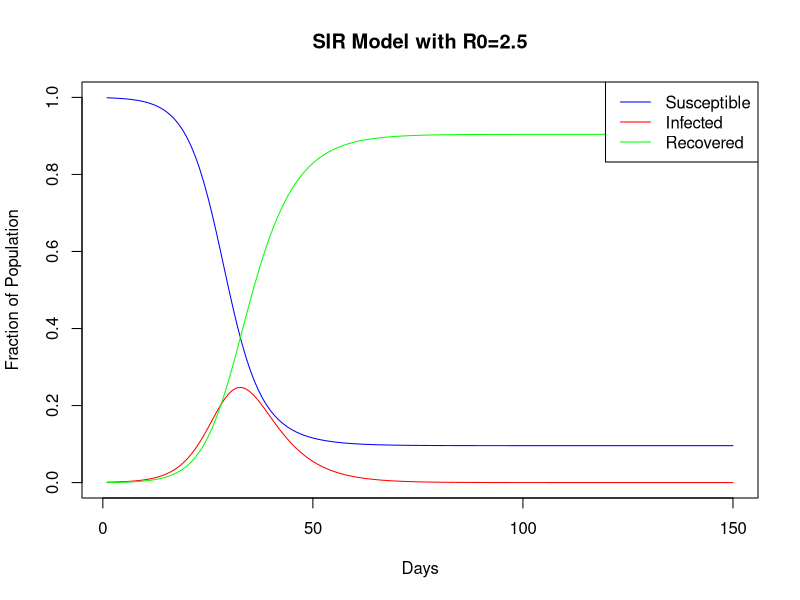

Recreate this plot in R.
# implement an SIR model given an initial susceptible population,
# the infection rate, the recovery rate, and the number of days
# to run the model
sir <- function(s0, i0, r0, beta, gamma, days) {
  # initialize the vectors
  s <- numeric(days)
  i <- numeric(days)
  r <- numeric(days)
  # set the initial values
  s[1] <- s0
  i[1] <- i0
  r[1] <- r0
  # run the model
  for (t in 2:days) {
    s[t] <- s[t-1] - beta * s[t-1] * i[t-1]
    i[t] <- i[t-1] + beta * s[t-1] * i[t-1] - gamma * i[t-1]
    r[t] <- r[t-1] + gamma * i[t-1]
  }
  # return the results
  total <- s0 + i0 + r0
  return(list(s=s/total, i=i/total, r=r/total))
}

# write a function to plot the results
plot_sir <- function(sir, title) {
  # plot the results
  plot(sir$s, type="l", col="blue", ylim=c(0,1), xlab="Days", ylab="Fraction of Population", main=title)
  lines(sir$i, col="red")
  lines(sir$r, col="green")
  legend("topright", c("Susceptible", "Infected", "Recovered"), col=c("blue", "red", "green"), lty=1)
  # save the plot to a .png file with width 2048 and height 1536
  # https://www.rdocumentation.org/packages/grDevices/versions/3.4.1/topics/png
  dev.print(png, file = paste(title, ".png", sep=""), width = 2048, height = 1536)
  dev.off()
}

# run the model for 150 days with infection rate of 2.5/6/1000, recovery rate of 1/6 and an initial population of 1000
sir1 <- sir(1000, 1, 0, 2.5/6/1000, 1/6, 150)
plot_sir(sir1, "SIR Model with R0=2.5")

q()
